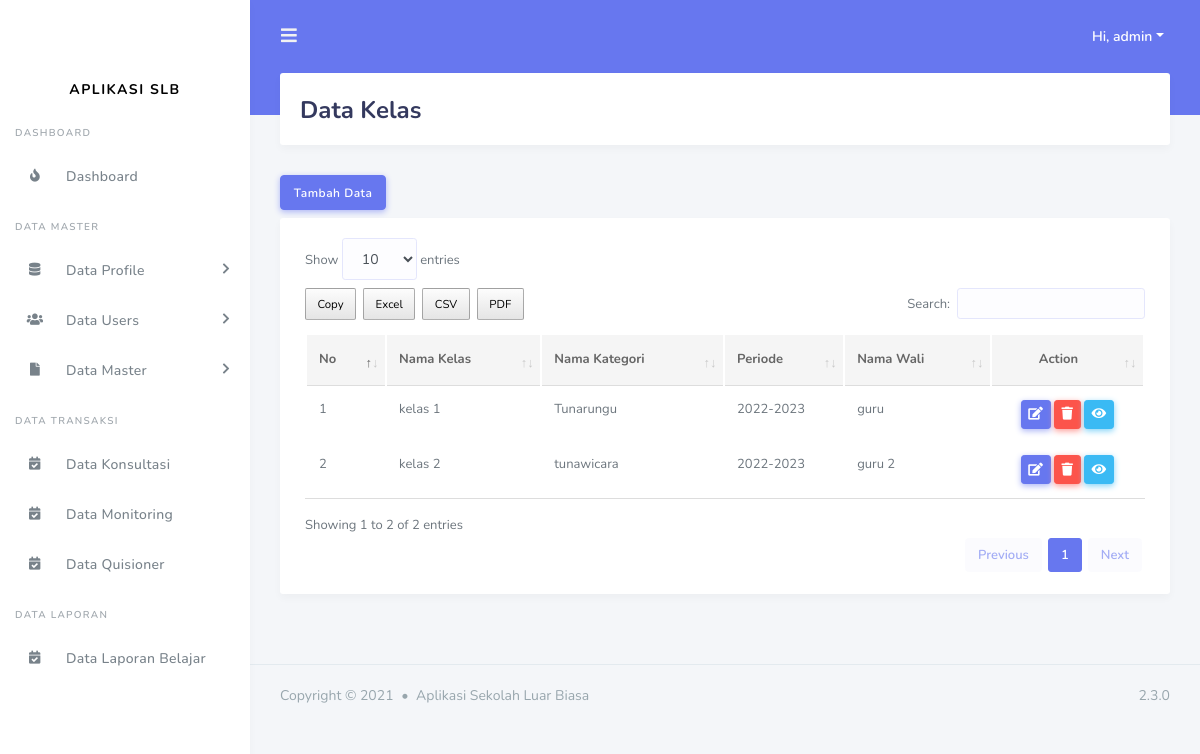
Screenshot of /admin/data_kelas.php (signed in) with the database file from the repository.
### tables this page shows
CREATE TABLE `tbl_kelas` (
  `id_kelas` int(11) NOT NULL,
  `id_kategori` int(11) NOT NULL,
  `nama_kelas` varchar(255) NOT NULL,
  `id_periode` int(11) NOT NULL,
  `id_users` int(11) NOT NULL
);

CREATE TABLE `tbl_kategori` (
  `id_kategori` int(11) NOT NULL,
  `nama_kategori` varchar(255) DEFAULT NULL
);

CREATE TABLE `tbl_periode` (
  `id_periode` int(11) NOT NULL,
  `periode` varchar(255) DEFAULT NULL
);

CREATE TABLE `tbl_users` (
  `id_users` int(11) NOT NULL,
  `nama_users` varchar(255) DEFAULT NULL,
  `alamat_users` varchar(255) DEFAULT NULL,
  `email_users` varchar(200) DEFAULT NULL,
  `no_telp_users` varchar(15) DEFAULT NULL,
  `hak_akses` enum('kepala sekolah','admin','guru') DEFAULT NULL,
  `username` varchar(255) DEFAULT NULL,
  `password` varchar(255) DEFAULT NULL,
  `status` enum('aktiv','non-aktiv') DEFAULT NULL
);

### include/koneksi.php (called while the page is built, shortened)
<?php
$base_url = "http://localhost/aplikasi_slb/";
?>

### admin/data_kelas.php (the view, shortened to what this page needs)
<?php
include('../include/koneksi.php');
include('../template/header.php');
include('../template/sidebar.php');
?>
<div class="main-content">
  <section class="section">
    <div class="section-header">
      <h1>Data Kelas</h1>
    </div>
    <button type="button" class="btn btn-primary mb-2" data-toggle="modal" data-target="#tambahdata">
      Tambah Data
    </button>
    <div class="section-body">
      <div class="card table-responsive">
        <div class="card-body ">
            <table class="table table-hover" id="data_tabel">
            <thead>
              <tr>
                <th>No</th>
                <th>Nama Kelas</th>
                <th>Nama Kategori</th>
                <th>Periode</th>
                <th>Nama Wali</th>
                <th class ="text-center">Action</th>
              </tr>
            </thead>
            <tbody>
              <?php
                    $query = "SELECT * FROM tbl_kelas tk INNER JOIN tbl_kategori tkg ON tk.id_kategori = tkg.id_kategori INNER JOIN tbl_users tu on tu.id_users = tk.id_users INNER JOIN tbl_periode tp on tp.id_periode = tk.id_periode ";
                    $result_tasks = mysqli_query($conn, $query);
                    $no = 1;
                    while($row = mysqli_fetch_assoc($result_tasks)) { ?>
                <tr>
                  <td><?= $no++ ?></td>
                  <td><?= $row['nama_kelas']?></td>
                  <td><?= $row['nama_kategori']?></td>
                  <td><?= $row['periode']?></td>
                  <td><?= $row['nama_users']?></td>
                  <td class ="text-center">
                    <button type="button" class="btn btn-primary btn-sm" data-toggle="modal" data-target="#updatedata<?= $row['id_kelas'] ?>">
                      <i class="fas fa-edit"></i>
                    </button>
                    <a href="<?= $base_url ?>proses_admin/data_kelas/delete.php?id=<?= $row['id_kelas'] ?>" class="btn btn-danger btn-sm"><i class="fas fa-trash"></i></a>
                    <a href="<?= $base_url ?>admin/data_detail_kelas.php?id=<?= $row['id_kelas'] ?>" class="btn btn-info btn-sm"><i class="fas fa-eye"></i></a>
                  </td>
                </tr>
              <?php } ?>
            </tbody>
          </table>
        </div>
      </div>
    </div>
  </section>
</div>
<?php include('../template/footer.php'); ?>

### rows the page displays
tbl_kelas: nama_kelas "kelas 1", id_kategori.nama_kategori "Tunarungu", id_periode.periode "2022-2023", id_users.nama_users "guru"
tbl_kelas: nama_kelas "kelas 2", id_kategori.nama_kategori "tunawicara", id_periode.periode "2022-2023", id_users.nama_users "guru 2"

### other values shown
$_SESSION['nama_users'] "admin"
